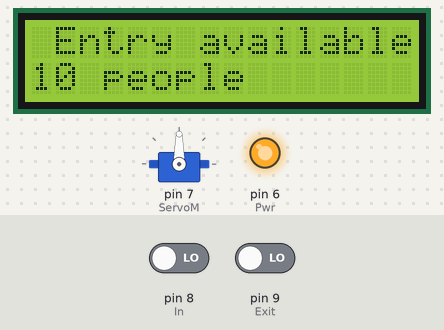
This sketch was run on a simulated Arduino Uno, built with avr-gcc and run on an emulated ATmega328P. Parts: servo, 16×2 character LCD, output pins drawn as LEDs (lit = HIGH). Inputs (shaded band) come from the test bench; at power-on: pin 8 (In) LOW, pin 9 (Exit) LOW.

Above: at 1.2 s.
1.3 s: pin 8 (In) driven HIGH
At 29.7 s:
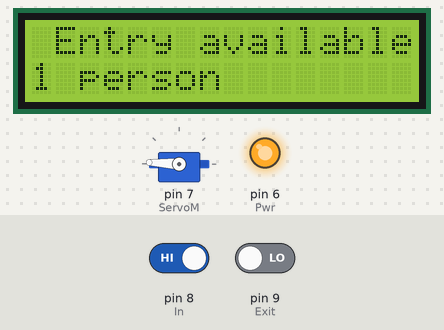
At 32.6 s:
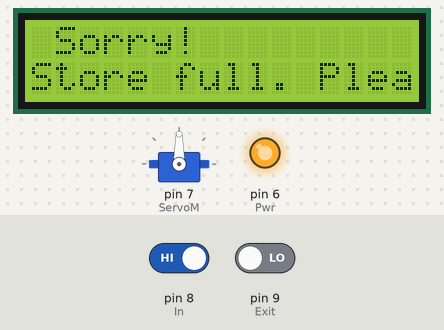
Timing chart, 0 to 33.0 s (numbered marks = the images above; inputs shaded):
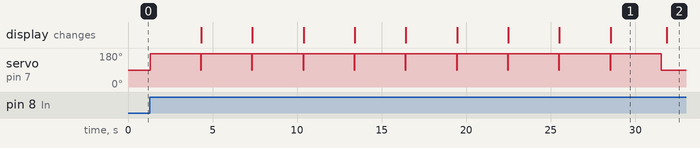

Measured:
- after the input at 1.3 s, servo on pin 7 (ServoM): alternates 177° for 3.0 s and 90° for 0.03 s, starting at once; the display: first changes after 3.0 s (image 1 shows a later state)
- what the display in image 1 shows lasts 3.4 s, from 28.5 s to 31.9 s

The sketch:

social_distance_tracker_prototype1.ino
```cpp
#include <LiquidCrystal.h>

#include <Servo.h>


#define ServoM    7        //Connected to the servo motor.
#define Exit      9         //Pin connected to the EXIT sensor.
#define In        8         //Pin connected to the IN sensor.
#define Pwr  6              //Extra power pin for sensors(Don't connect servo's power to this!)
#define Gnd  10             //Extra groung pin for sensors(Don't connect servo's power to this!)
#define OUT    90
#define IN     177
#define CAPACITY  10         //Capacity of the store

LiquidCrystal lcd(13,12,5,4,3,2);
Servo myservo;


void setup(){
  myservo.attach(ServoM);
  lcd.begin(16,2);
  lcd.print("Entry available for");
  pinMode(Gnd, OUTPUT);
  pinMode(Pwr, OUTPUT);
  pinMode(Exit, INPUT);
  pinMode(In, INPUT);
  digitalWrite(Gnd, LOW);
  digitalWrite(Pwr, HIGH);
  myservo.write(OUT);
//  delay(1000);
}

int  Available= 10;

void loop(){
if (Available == 1){
  lcd.clear();
lcd.setCursor(1,0);
lcd.print("Entry available for");
lcd.setCursor(0,1);
lcd.print(Available);
lcd.print(" person");
}else{
if (Available >= 1){
lcd.clear();
lcd.setCursor(1,0);
lcd.print("Entry available for");
lcd.setCursor(0,1);
lcd.print(Available);
lcd.print(" people");
}else{
  lcd.clear();
    lcd.setCursor(1,0);
    lcd.print("Sorry!");
    lcd.setCursor(0,1);
    lcd.print("Store full. Please wait!");
}
}


if(digitalRead(In)==1)
{
  if(Available != 0){
    Available--;
    myservo.write(IN);
    delay(3000);
    myservo.write(OUT);
    }
  }
if(digitalRead(Exit)==1)
{
  if(Available != CAPACITY){
    Available++;
    myservo.write(IN);
    delay(3000);
    myservo.write(OUT);
    }
}
  delay(20);
}
```
